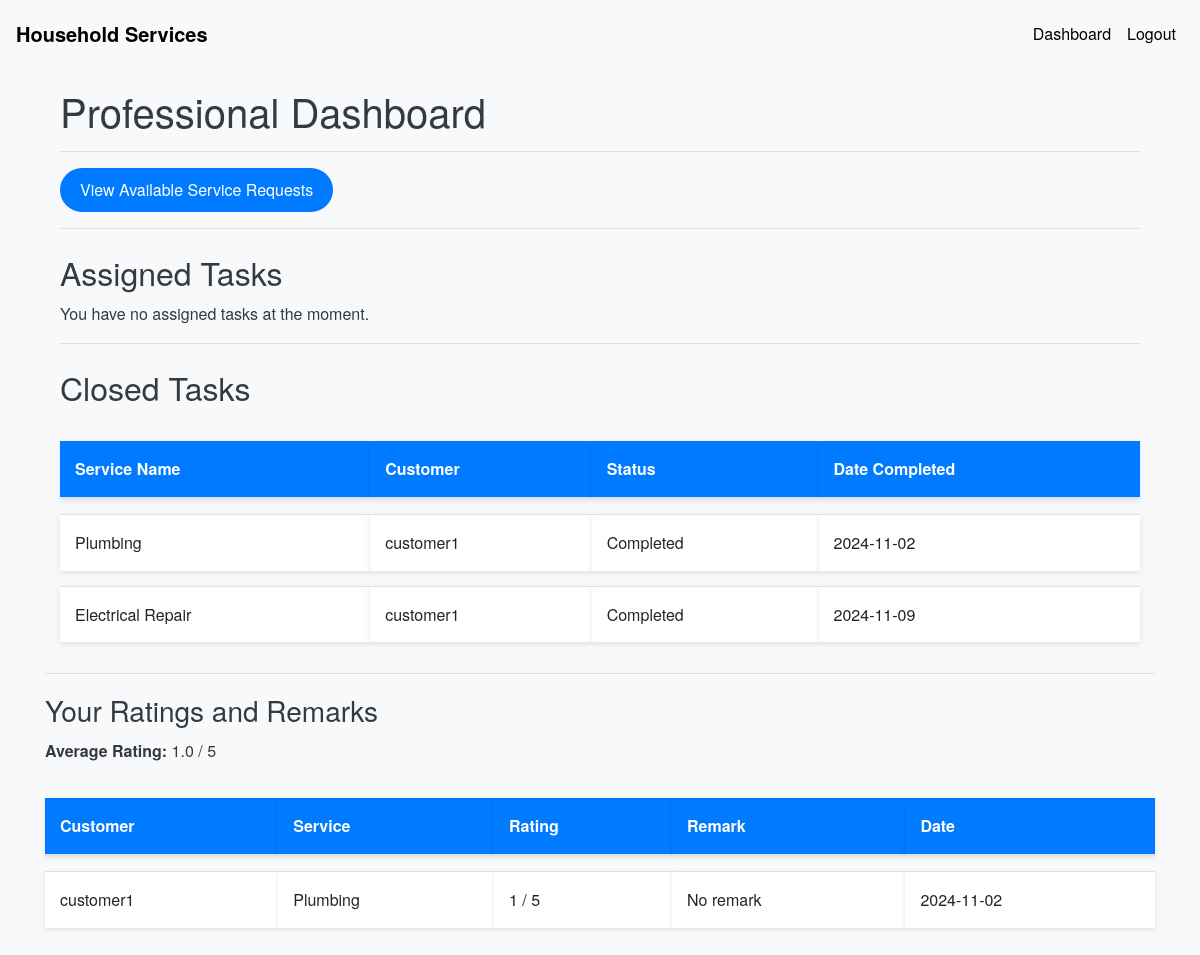
Page /professional_dashboard (signed in) on the earlier database version.
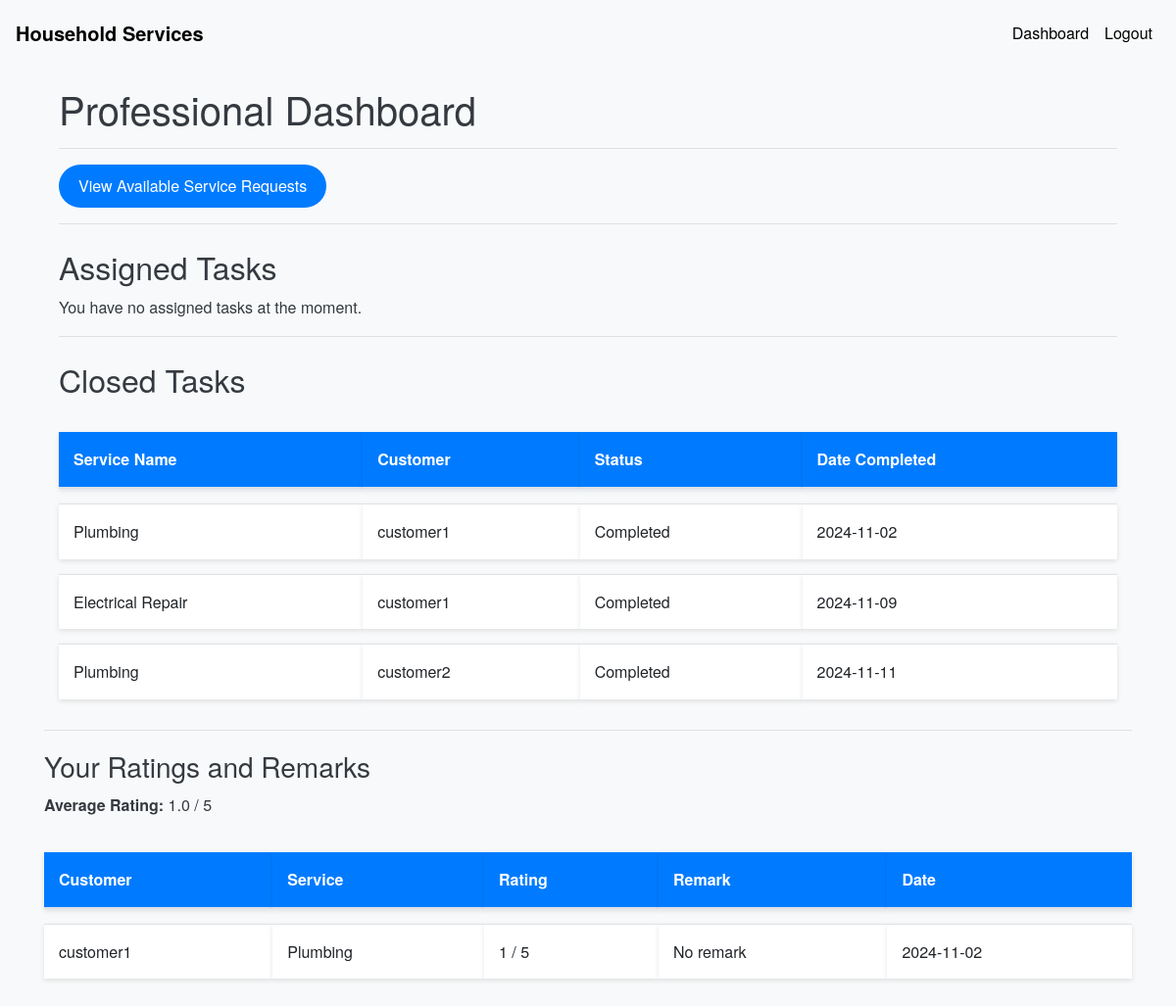
Same page on the later database version.
### models.py (models this page shows, shortened)
class ServiceRequest(db.Model):
    __tablename__ = 'service_requests'
    id = db.Column(db.Integer, primary_key=True)
    service_id = db.Column(db.Integer, db.ForeignKey('services.id'), nullable=False)
    customer_id = db.Column(db.Integer, db.ForeignKey('users.id'), nullable=False)
    professional_id = db.Column(db.Integer, db.ForeignKey('users.id'))
    service_status = db.Column(db.String(20), nullable=False, default='requested')
    service = db.relationship('Service', backref='service_requests')
    date_of_request = db.Column(db.DateTime, default=datetime.utcnow)
    date_of_completion = db.Column(db.DateTime)
    remarks = db.Column(db.Text)
    rating = db.Column(db.Integer)

class Service(db.Model):
    __tablename__ = 'services'
    id = db.Column(db.Integer, nullable =False, primary_key=True)
    name = db.Column(db.String(100), nullable=False)
    base_price = db.Column(db.Float, nullable=False)
    time_required = db.Column(db.Integer, nullable=False)  # in minutes
    description = db.Column(db.Text)

class User(UserMixin, db.Model):
    __tablename__ = 'users'
    id = db.Column(db.Integer, primary_key=True)
    username = db.Column(db.String(100), unique=True, nullable=False)
    password = db.Column(db.String(128), nullable=False)
    role = db.Column(db.String(20), nullable=False)
    is_active = db.Column(db.Boolean, default=True)
    date_created = db.Column(db.DateTime, default=datetime.utcnow)
    date_completed = db.Column(db.DateTime)
    contact_number = db.Column(db.String(15), nullable=True)
    location = db.Column(db.String(255), nullable=True)
    pin_code = db.Column(db.String(10), nullable=True)
    is_approved = db.Column(db.Boolean, default=False)
    service_type = db.Column(db.String(100))
    experience = db.Column(db.Integer)
    resume_filename = db.Column(db.String(200))
    approval_status = db.Column(db.String(50), default='pending')
    customer_service_requests = db.relationship('ServiceRequest', backref='customer', foreign_keys='ServiceRequest.customer_id', lazy='dynamic')
    professional_service_requests = db.relationship('ServiceRequest', backref='professional', foreign_keys='ServiceRequest.professional_id', lazy='dynamic')

### routes.py (the view)
@app.route('/professional_dashboard')
@login_required
def professional_dashboard():
    if current_user.role != 'professional' or current_user.approval_status != 'approved':
        flash('Access denied or account not approved.')
        return redirect(url_for('index'))
    assigned_statuses = ['accepted', 'in_progress']
    assigned_requests = ServiceRequest.query.filter(
        ServiceRequest.professional_id == current_user.id,
        ServiceRequest.service_status.in_(assigned_statuses)
    ).all()
    closed_statuses = ['completed', 'cancelled']
    closed_requests = ServiceRequest.query.filter(
        ServiceRequest.professional_id == current_user.id,
        ServiceRequest.service_status.in_(closed_statuses)
    ).all()
    rated_requests = ServiceRequest.query.filter(
        ServiceRequest.professional_id == current_user.id,
        ServiceRequest.rating.isnot(None)
    ).all()
    average_rating = db.session.query(db.func.avg(ServiceRequest.rating)).filter(
        ServiceRequest.professional_id == current_user.id,
        ServiceRequest.rating.isnot(None)
    ).scalar()
    if average_rating:
        average_rating = round(average_rating, 2)
    for request in assigned_requests:
        request.customer = User.query.get(request.customer_id)
    print(f"Assigned Requests Count: {len(assigned_requests)}")
    for req in assigned_requests:
        print(f"Assigned - ID: {req.id}, Status: {req.service_status}")
    print(f"Closed Requests Count: {len(closed_requests)}")
    for req in closed_requests:
        print(f"Closed - ID: {req.id}, Status: {req.service_status}")
    return render_template(
        'professional_dashboard.html',
        assigned_requests=assigned_requests,
        closed_requests=closed_requests,
        rated_requests=rated_requests,
        average_rating=average_rating
    )

### app.py (called while the page is built)
@login_manager.user_loader
def load_user(user_id):
    return User.query.get(int(user_id))

### templates/professional_dashboard.html
{% extends 'base.html' %}
{% block content %}
<div class="container mt-4">
    <h1>Professional Dashboard</h1>
    <hr>
    <a href="{{ url_for('view_requests') }}" class="btn btn-primary">View Available Service Requests</a>
    <hr>
    <h2 class="mt-4">Assigned Tasks</h2>
    {% if assigned_requests %}
    <table class="table table-striped">
        <thead>
            <tr>
                <th>Service Name</th>
                <th>Customer</th>
                <th>Contact Number</th>
                <th>Location</th>
                <th>Pin Code</th>
                <th>Status</th>
                <th>Action</th>
            </tr>
        </thead>
        <tbody>
            {% for request in assigned_requests %}
            <tr>
                <td>{{ request.service.name }}</td>
                <td>{{ request.customer.username }}</td>
                <td>{{ request.customer.contact_number }}</td>
                <td>{{ request.customer.location }}</td>
                <td>{{ request.customer.pin_code }}</td>
                <td>{{ request.service_status.capitalize() }}</td>
                <td>
                    <form action="{{ url_for('complete_request', request_id=request.id) }}" method="POST" style="display:inline;">
                        <button type="submit" class="btn btn-sm btn-success" onclick="return confirm('Are you sure you want to mark this task as completed?');">Mark as Completed</button>
                    </form>
                </td>
            </tr>
            {% endfor %}
        </tbody>
    </table>
    {% else %}
    <p>You have no assigned tasks at the moment.</p>
    {% endif %}
    <hr>
    <h2 class="mt-4">Closed Tasks</h2>
    {% if closed_requests %}
    <table class="table table-striped">
        <thead>
            <tr>
                <th>Service Name</th>
                <th>Customer</th>
                <th>Status</th>
                <th>Date Completed</th>
            </tr>
        </thead>
        <tbody>
            {% for request in closed_requests %}
            <tr>
                <td>{{ request.service.name }}</td>
                <td>{{ request.customer.username }}</td>
                <td>{{ request.service_status.capitalize() }}</td>
                <td>{{ request.date_of_completion.strftime('%Y-%m-%d') if request.date_of_completion else 'N/A' }}</td>
            </tr>
            {% endfor %}
        </tbody>
    </table>
    {% else %}
    <p>You have no closed tasks at the moment.</p>
    {% endif %}
</div>
<hr>
<h3>Your Ratings and Remarks</h3>
{% if average_rating %}
<p><strong>Average Rating:</strong> {{ average_rating }} / 5</p>
{% endif %}
{% if rated_requests %}
<table class="table table-striped">
    <thead>
        <tr>
            <th>Customer</th>
            <th>Service</th>
            <th>Rating</th>
            <th>Remark</th>
            <th>Date</th>
        </tr>
    </thead>
    <tbody>
        {% for request in rated_requests %}
        <tr>
            <td>{{ request.customer.username }}</td>
            <td>{{ request.service.name }}</td>
            <td>{{ request.rating }} / 5</td>
            <td>{{ request.remarks or 'No remark' }}</td>
            <td>{{ request.date_of_completion.strftime('%Y-%m-%d') if request.date_of_completion else 'N/A' }}</td>
        </tr>
        {% endfor %}
    </tbody>
</table>
{% else %}
<p>You have not received any ratings yet.</p>
{% endif %}
{% endblock %}

### templates/base.html (shortened to what this page needs)
<!DOCTYPE html>
<html lang="en">
<head>
    <link rel="stylesheet" href="https://stackpath.bootstrapcdn.com/bootstrap/4.5.0/css/bootstrap.min.css">
    <link rel="stylesheet" href="{{ url_for('static', filename='css/styles.css') }}">
</head>
<body>
    <nav class="navbar navbar-expand-lg navbar-light bg-light">
        <a class="navbar-brand" href="{{ url_for('index') }}">Household Services</a>
        {% if current_user.is_authenticated %}
        <div class="collapse navbar-collapse" id="navbarNav">
            <ul class="navbar-nav ml-auto">
                {% if current_user.role == 'admin' %}
                <li class="nav-item">
                    <a class="nav-link" href="{{ url_for('admin_dashboard') }}">Dashboard</a>
                </li>
                {% elif current_user.role == 'professional' %}
                <li class="nav-item">
                    <a class="nav-link" href="{{ url_for('professional_dashboard') }}">Dashboard</a>
                </li>
                {% elif current_user.role == 'customer' %}
                <li class="nav-item">
                    <a class="nav-link" href="{{ url_for('customer_dashboard') }}">Dashboard</a>
                </li>
                {% endif %}
                <li class="nav-item">
                    <a class="nav-link" href="{{ url_for('logout') }}">Logout</a>
                </li>
            </ul>
        </div>
        {% endif %}
    </nav>
    <div class="container mt-4">
        {% block content %}{% endblock %}
    </div>
</body>
</html>

### static/css/styles.css (style rules this page uses)
body { padding-top: 5px; font-family: 'Helvetica Neue', Arial, sans-serif; background-color: #f8f9fa; color: #343a40; line-height: 1.6; }
.navbar { background-color: #343a40; }
.navbar-brand { font-weight: bold; color: #000000 !important; }
.nav-link { color: #000000 !important; }
.table { margin-top: 20px; border-collapse: separate; border-spacing: 0 15px; }
.table th, .table td { vertical-align: middle; background-color: #ffffff; border: none; padding: 15px; box-shadow: 0 2px 5px rgba(0, 0, 0, 0.1); }
.table th { background-color: #007bff; color: #ffffff; font-weight: bold; }
.table td { border-top: 1px solid #dee2e6; }
.btn { border-radius: 50px; padding: 10px 20px; transition: background-color 0.3s ease, color 0.3s ease; }
.btn-primary { background-color: #007bff; border: none; }
h1, h2, h3, h4, h5, h6 { font-weight: 300; margin-top: 20px; margin-bottom: 10px; }
.container { margin-top: 50px; }

Differences in the rows shown:
added ServiceRequest: service.name "Plumbing", customer.username "customer2", service_status "Completed", date_of_completion "2024-11-11", shown under "Closed Tasks"
